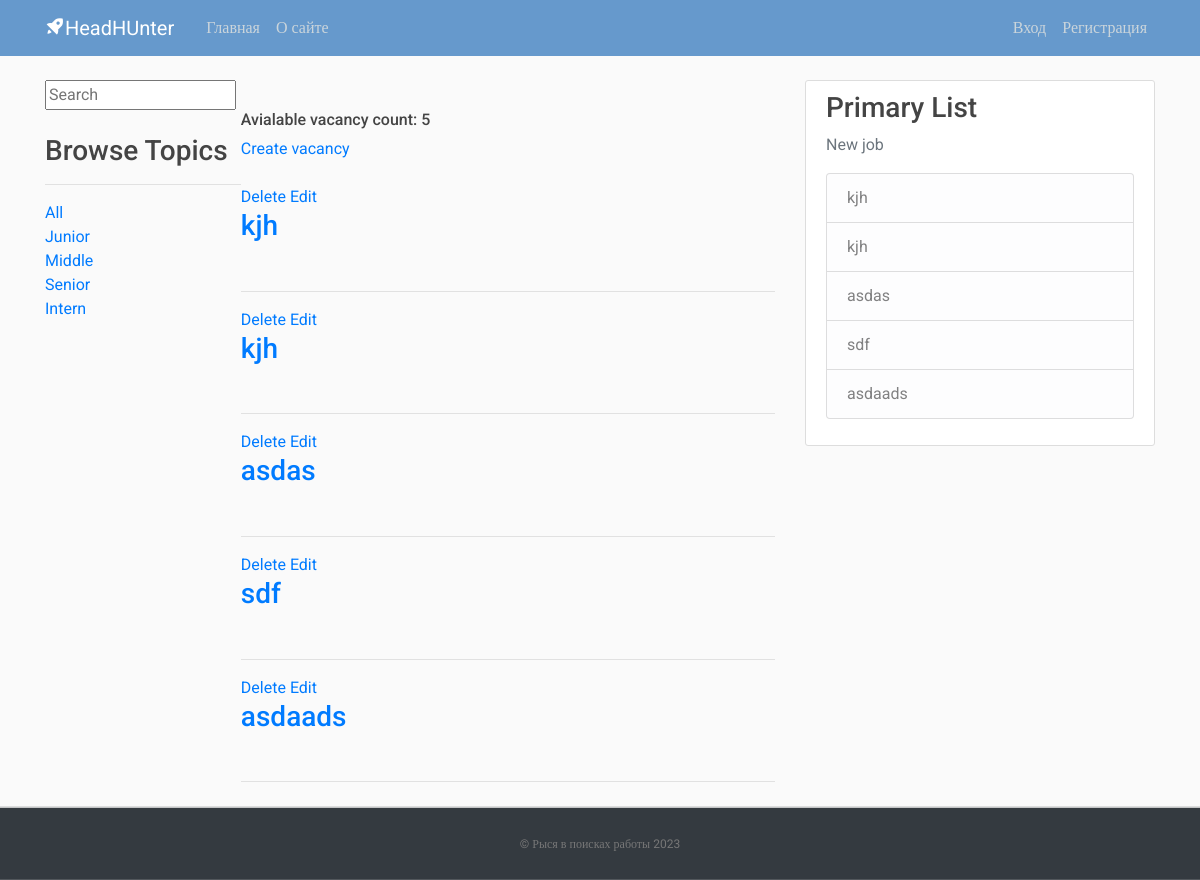
Before: / with the older database file.
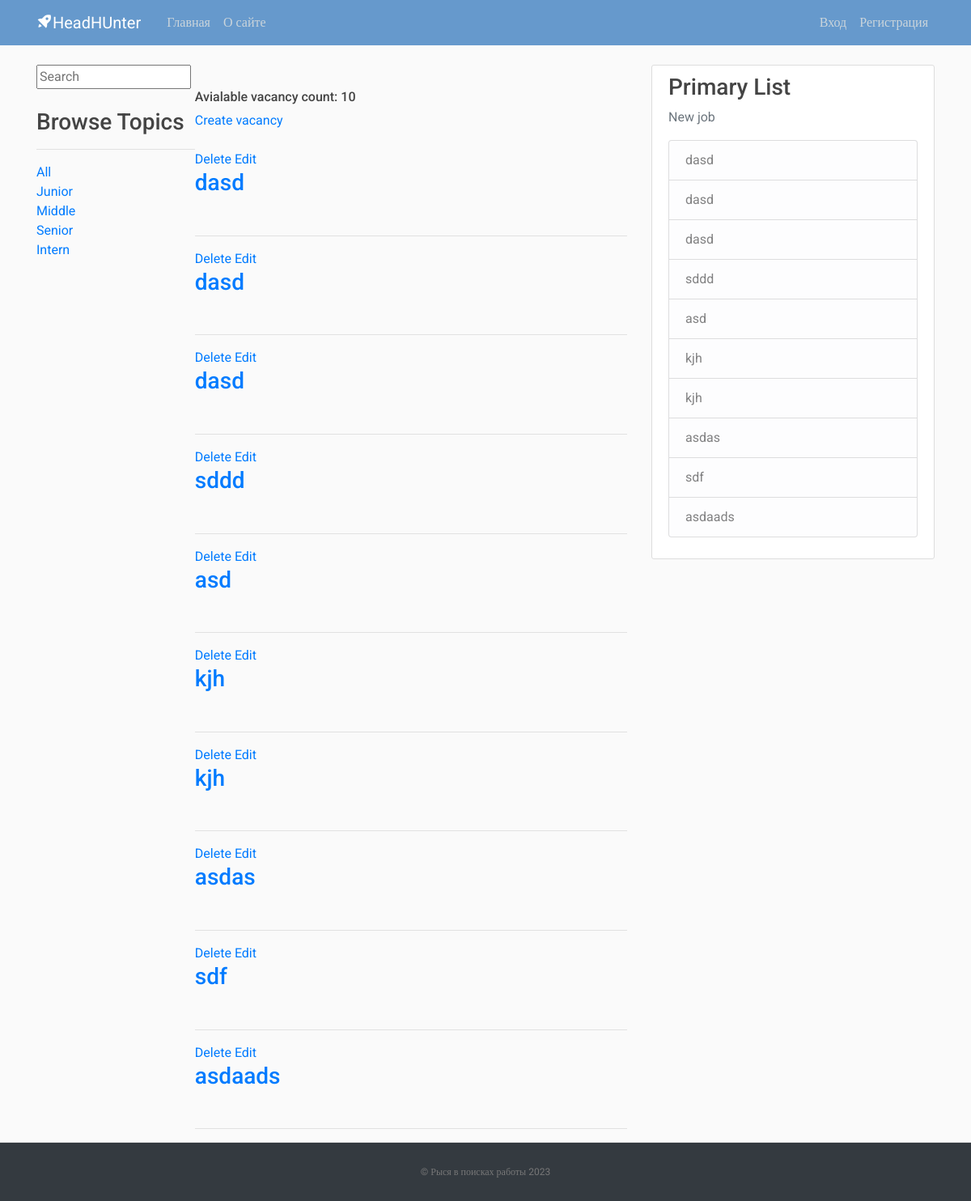
After: the same page with the newer database file.
### base/models.py (models this page shows, shortened)
class DevGrades(models.Model):  # Джуниор, Миддл, Сеньор, Стажер
    name = models.CharField(max_length=10)

class Vacancy(models.Model):
    name = models.CharField(max_length=30)
    employer = models.ForeignKey(User, on_delete=models.SET_NULL, null=True)  # Работодатель
    devgrade = models.ForeignKey(DevGrades, on_delete=models.SET_NULL, null=True)  # Уровень
    description = models.TextField(null=True)
    updated = models.DateTimeField(auto_now=True)  # Изменено
    created = models.DateTimeField(auto_now_add=True)  # Добавлено, эти можно использовать при сортировке
    class Meta:
        ordering = ['-created']  # Наверное можно вывести прямо отсюда фильтр по Джунам, Сеньорам и тд

### base/views.py (the view)
# urls.py: path('', views.Home, name='home_page'),
def  Home(request):
    q = request.GET.get('q') if request.GET.get('q') is not None else ''  # Временная q будет содержать значение параметра 'q' из запроса, если таковой присутствует, иначе она будет равна пустой строке. Это часто используется для обработки поисковых запросов или других параметров веб-страницы.
    vacancies = Vacancy.objects.filter(
                                Q(devgrade__name__icontains=q) |
                                Q(name__icontains=q) or
                                Q(employer__icontains=q)
                                )  # Параметр __icontains считывает прописные и строчные символы по заданоому имени, немного различается, нежели __contains
    devgrades = DevGrades.objects.all()
    vacancy_count = vacancies.count()  # Функция count() считает автоматически количество объектов
    context = {'devgrades': devgrades, 'vacancy_count': vacancy_count, 'vacancies': vacancies}  # Для вывода в фронт сайта
    return render(request, 'base/home_page.html', context)

### base/templates/base/home_page.html
{% extends "navbar.html" %}
{% block content %}
{% block search_bar %}
{% include 'search_bar.html' %}
{% endblock %}
<div class="wrapper">
<div class="home-container">
    <div>
    <br>
        <h3>Browse Topics</h3>
        <hr>
            <div>
                <a href="{% url 'home_page'  %}">All</a>
            </div>
        {% for devgrade in devgrades %}
            <div>
                <a href="{% url 'home_page'  %}?q={{devgrade.name}}">{{devgrade.name}}</a>
            </div>
        {% endfor %}
    </div>
    <div>
        <h6>Avialable vacancy count: {{vacancy_count}}</h6>
        <a href="{% url 'create_vacancy' %}">Create vacancy</a>
        <br><br>
        {% for vacancy in vacancies %}
        <div>
            <a href="{% url 'delete_vacancy' vacancy.id%}">Delete</a>
            <a href="{% url 'update_vacancy' vacancy.id %}">Edit</a>
            <br>
            <h3><a href="{% url 'vacancy_details' vacancy.id%}">{{vacancy.name}}</a></h3>
            <br>
            <hr>
        </div>
        {% endfor %}
    </div>
</div>
</div>
{% endblock content %}

### templates/navbar.html (shortened to what this page needs)
{% load static %}
<!DOCTYPE html>
<html>
<head>
            <link rel="stylesheet" href="https://maxcdn.bootstrapcdn.com/bootstrap/4.0.0/css/bootstrap.min.css">
            <link rel="stylesheet" type="text/css" href="{% static 'styles/main.css' %}">
            <link href='https://unpkg.com/boxicons@2.1.2/css/boxicons.min.css' rel='stylesheet'>
        </head>
<body>
            <header class="site-header">
            <nav class="navbar navbar-expand-md navbar-dark bg-blue fixed-top">
                <div class="container">
                <a class="navbar-brand mr-4" href="{% url 'home_page' %}"><i class='bx bxs-rocket bx-tada-hover'></i>HeadHUnter</a>
                <div class="collapse navbar-collapse" id="navbarToggle">
                    <div class="navbar-nav mr-auto">
                    <a class="nav-item nav-link " href="{% url 'home_page' %}">Главная</a>
                    <a class="nav-item nav-link" href="{% url 'home_page' %}">О сайте</a>
                    </div>
                    <div class="navbar-nav">
                        <div class="navbar-nav">
                    {% if user.is_authenticated %}
                        <a class="nav-item nav-link" href="{% url 'profile' %}">Профиль</a>
                        <a class="nav-item nav-link" href="{% url 'logout' %}">Выход</a>
                    {% else %}
                        <a class="nav-item nav-link" href="{% url 'loginPage' %}">Вход</a>
                        <a class="nav-item nav-link" href="{% url 'register' %}">Регистрация</a>
                    {% endif %}
                    </div>
                </div>
                </div>
            </nav>
            </header>
            <main role="main" class="container">
            <div class="row">
                <div class="col-md-8">
                {% block content %}{% endblock %}
                </div>
                <div class="col-md-4">
                <div class="content-section">
                    <h3>Primary List</h3>
                    <p class='text-muted'>New job
                    <ul class="list-group">
                        {% for i in vacancies %}
                        <li class="list-group-item list-group-item-light">{{i.name}}</li>
                        {% endfor %}
                    </ul>
                    </p>
                </div>
                </div>
            </div>
        </main>
</body>
{% include 'header_footer.html' %}
</html>

Changed rows visible on the page:
added Vacancy: name "dasd"
added Vacancy: name "dasd"
added Vacancy: name "dasd"
added Vacancy: name "sddd"
added Vacancy: name "asd"
Other visible differences:
{{ vacancy_count }}: "5" → "10"
